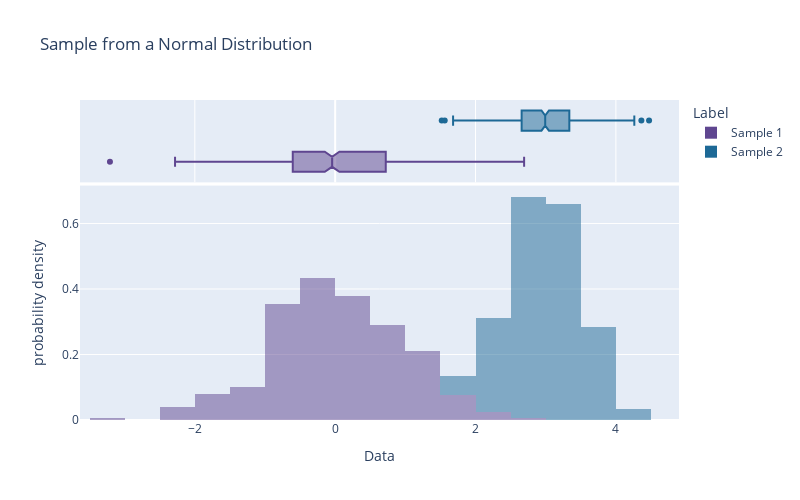

This figure's notebook cell:
### Markdown cell above
3b. Add marginal box-plots by setting the argument `marginal` as `'box'`

### Code cell
fig = px.histogram(df, x='Data',
                   color='Label',
                   marginal="box",
                   opacity=0.5,
                   color_discrete_sequence=px.colors.qualitative.Prism,
                   nbins=25,
                   histnorm='probability density',
                   height = 500, width = 800,
                   title='Sample from a Normal Distribution')
fig.show()

### Figure 1 — Plotly figure (JSON) as saved in the notebook; plotly's stock layout.template omitted (floating-point values rounded to 4 significant figures; data arrays with more than 128 entries replaced by an {"elided": "..."} marker saying what was removed)
{"data": [{"alignmentgroup": "True", "bingroup": "x", "histnorm": "probability density", "hovertemplate": "Label=Sample 1<br>Data=%{x}<br>probability density=%{y}<extra></extra>", "legendgroup": "Sample 1", "marker": {"color": "rgb(95, 70, 144)", "opacity": 0.5, "pattern": {"shape": ""}}, "name": "Sample 1", "nbinsx": 25, "offsetgroup": "Sample 1", "orientation": "v", "showlegend": true, "type": "histogram", "x": {"elided": "400 float values"}, "xaxis": "x", "yaxis": "y"}, {"alignmentgroup": "True", "hovertemplate": "Label=Sample 1<br>Data=%{x}<extra></extra>", "legendgroup": "Sample 1", "marker": {"color": "rgb(95, 70, 144)"}, "name": "Sample 1", "notched": true, "offsetgroup": "Sample 1", "showlegend": false, "type": "box", "x": {"elided": "400 float values"}, "xaxis": "x2", "yaxis": "y2"}, {"alignmentgroup": "True", "bingroup": "x", "histnorm": "probability density", "hovertemplate": "Label=Sample 2<br>Data=%{x}<br>probability density=%{y}<extra></extra>", "legendgroup": "Sample 2", "marker": {"color": "rgb(29, 105, 150)", "opacity": 0.5, "pattern": {"shape": ""}}, "name": "Sample 2", "nbinsx": 25, "offsetgroup": "Sample 2", "orientation": "v", "showlegend": true, "type": "histogram", "x": {"elided": "400 float values"}, "xaxis": "x", "yaxis": "y"}, {"alignmentgroup": "True", "hovertemplate": "Label=Sample 2<br>Data=%{x}<extra></extra>", "legendgroup": "Sample 2", "marker": {"color": "rgb(29, 105, 150)"}, "name": "Sample 2", "notched": true, "offsetgroup": "Sample 2", "showlegend": false, "type": "box", "x": {"elided": "400 float values"}, "xaxis": "x2", "yaxis": "y2"}], "layout": {"barmode": "relative", "height": 500, "legend": {"title": {"text": "Label"}, "tracegroupgap": 0}, "title": {"text": "Sample from a Normal Distribution"}, "width": 800, "xaxis": {"anchor": "y", "domain": [0, 1], "title": {"text": "Data"}}, "xaxis2": {"anchor": "y2", "domain": [0, 1], "matches": "x", "showgrid": true, "showticklabels": false}, "yaxis": {"anchor": "x", "domain": [0, 0.7326], "title": {"text": "probability density"}}, "yaxis2": {"anchor": "x2", "domain": [0.7426, 1], "matches": "y2", "showgrid": false, "showline": false, "showticklabels": false, "ticks": ""}}}
